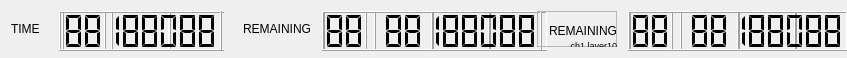
<?xml version="1.0" encoding="UTF-8"?>
<ui version="4.0">
 <class>DurationWidgetCommon</class>
 <widget class="QWidget" name="DurationWidgetCommon">
  <property name="geometry">
   <rect>
    <x>0</x>
    <y>0</y>
    <width>847</width>
    <height>58</height>
   </rect>
  </property>
  <property name="sizePolicy">
   <sizepolicy hsizetype="Preferred" vsizetype="Preferred">
    <horstretch>0</horstretch>
    <verstretch>0</verstretch>
   </sizepolicy>
  </property>
  <property name="minimumSize">
   <size>
    <width>847</width>
    <height>58</height>
   </size>
  </property>
  <layout class="QHBoxLayout" name="horizontalLayout">
   <item>
    <widget class="QLabel" name="label_2">
     <property name="text">
      <string>TIME    </string>
     </property>
     <property name="alignment">
      <set>Qt::AlignRight|Qt::AlignTrailing|Qt::AlignVCenter</set>
     </property>
    </widget>
   </item>
   <item>
    <widget class="QFrame" name="frameDuration_2">
     <property name="enabled">
      <bool>true</bool>
     </property>
     <property name="sizePolicy">
      <sizepolicy hsizetype="Fixed" vsizetype="Fixed">
       <horstretch>0</horstretch>
       <verstretch>0</verstretch>
      </sizepolicy>
     </property>
     <property name="minimumSize">
      <size>
       <width>165</width>
       <height>40</height>
      </size>
     </property>
     <widget class="QLCDNumber" name="lcdNumberShadowMinute_2">
      <property name="geometry">
       <rect>
        <x>52</x>
        <y>0</y>
        <width>60</width>
        <height>40</height>
       </rect>
      </property>
      <property name="sizePolicy">
       <sizepolicy hsizetype="Fixed" vsizetype="Fixed">
        <horstretch>0</horstretch>
        <verstretch>0</verstretch>
       </sizepolicy>
      </property>
      <property name="digitCount">
       <number>2</number>
      </property>
      <property name="segmentStyle">
       <enum>QLCDNumber::Flat</enum>
      </property>
      <property name="value" stdset="0">
       <double>88.000000000000000</double>
      </property>
      <property name="intValue" stdset="0">
       <number>88</number>
      </property>
     </widget>
     <widget class="QLCDNumber" name="lcdNumberShadowHour_2">
      <property name="geometry">
       <rect>
        <x>3</x>
        <y>0</y>
        <width>44</width>
        <height>40</height>
       </rect>
      </property>
      <property name="sizePolicy">
       <sizepolicy hsizetype="Fixed" vsizetype="Fixed">
        <horstretch>0</horstretch>
        <verstretch>0</verstretch>
       </sizepolicy>
      </property>
      <property name="digitCount">
       <number>2</number>
      </property>
      <property name="segmentStyle">
       <enum>QLCDNumber::Flat</enum>
      </property>
      <property name="value" stdset="0">
       <double>88.000000000000000</double>
      </property>
      <property name="intValue" stdset="0">
       <number>88</number>
      </property>
     </widget>
     <widget class="QLCDNumber" name="lcdNumberShadowSecond_2">
      <property name="geometry">
       <rect>
        <x>109</x>
        <y>0</y>
        <width>60</width>
        <height>40</height>
       </rect>
      </property>
      <property name="sizePolicy">
       <sizepolicy hsizetype="Fixed" vsizetype="Fixed">
        <horstretch>0</horstretch>
        <verstretch>0</verstretch>
       </sizepolicy>
      </property>
      <property name="digitCount">
       <number>2</number>
      </property>
      <property name="segmentStyle">
       <enum>QLCDNumber::Flat</enum>
      </property>
      <property name="value" stdset="0">
       <double>88.000000000000000</double>
      </property>
      <property name="intValue" stdset="0">
       <number>88</number>
      </property>
     </widget>
     <widget class="QLCDNumber" name="lcdNumber_2">
      <property name="geometry">
       <rect>
        <x>0</x>
        <y>0</y>
        <width>163</width>
        <height>40</height>
       </rect>
      </property>
      <property name="sizePolicy">
       <sizepolicy hsizetype="Fixed" vsizetype="Fixed">
        <horstretch>0</horstretch>
        <verstretch>0</verstretch>
       </sizepolicy>
      </property>
      <property name="minimumSize">
       <size>
        <width>160</width>
        <height>40</height>
       </size>
      </property>
      <property name="digitCount">
       <number>8</number>
      </property>
      <property name="segmentStyle">
       <enum>QLCDNumber::Flat</enum>
      </property>
      <property name="intValue" stdset="0">
       <number>88888888</number>
      </property>
     </widget>
     <zorder>lcdNumberShadowSecond_2</zorder>
     <zorder>lcdNumberShadowHour_2</zorder>
     <zorder>lcdNumberShadowMinute_2</zorder>
     <zorder>lcdNumber_2</zorder>
    </widget>
   </item>
   <item>
    <spacer name="horizontalSpacer">
     <property name="orientation">
      <enum>Qt::Horizontal</enum>
     </property>
     <property name="sizeType">
      <enum>QSizePolicy::MinimumExpanding</enum>
     </property>
     <property name="sizeHint" stdset="0">
      <size>
       <width>1</width>
       <height>37</height>
      </size>
     </property>
    </spacer>
   </item>
   <item>
    <widget class="QLabel" name="label_3">
     <property name="minimumSize">
      <size>
       <width>80</width>
       <height>0</height>
      </size>
     </property>
     <property name="lineWidth">
      <number>1</number>
     </property>
     <property name="text">
      <string>REMAINING</string>
     </property>
     <property name="alignment">
      <set>Qt::AlignRight|Qt::AlignTrailing|Qt::AlignVCenter</set>
     </property>
    </widget>
   </item>
   <item>
    <spacer name="horizontalSpacer_3">
     <property name="orientation">
      <enum>Qt::Horizontal</enum>
     </property>
     <property name="sizeType">
      <enum>QSizePolicy::Fixed</enum>
     </property>
     <property name="sizeHint" stdset="0">
      <size>
       <width>5</width>
       <height>40</height>
      </size>
     </property>
    </spacer>
   </item>
   <item>
    <widget class="QFrame" name="frameDuration_3">
     <property name="sizePolicy">
      <sizepolicy hsizetype="Fixed" vsizetype="Fixed">
       <horstretch>0</horstretch>
       <verstretch>0</verstretch>
      </sizepolicy>
     </property>
     <property name="minimumSize">
      <size>
       <width>225</width>
       <height>40</height>
      </size>
     </property>
     <widget class="QLCDNumber" name="lcdNumberShadowMinute_3">
      <property name="geometry">
       <rect>
        <x>52</x>
        <y>0</y>
        <width>60</width>
        <height>40</height>
       </rect>
      </property>
      <property name="sizePolicy">
       <sizepolicy hsizetype="Fixed" vsizetype="Fixed">
        <horstretch>0</horstretch>
        <verstretch>0</verstretch>
       </sizepolicy>
      </property>
      <property name="digitCount">
       <number>2</number>
      </property>
      <property name="segmentStyle">
       <enum>QLCDNumber::Flat</enum>
      </property>
      <property name="value" stdset="0">
       <double>88.000000000000000</double>
      </property>
      <property name="intValue" stdset="0">
       <number>88</number>
      </property>
     </widget>
     <widget class="QLCDNumber" name="lcdNumberShadowHour_3">
      <property name="geometry">
       <rect>
        <x>1</x>
        <y>0</y>
        <width>44</width>
        <height>40</height>
       </rect>
      </property>
      <property name="sizePolicy">
       <sizepolicy hsizetype="Fixed" vsizetype="Fixed">
        <horstretch>0</horstretch>
        <verstretch>0</verstretch>
       </sizepolicy>
      </property>
      <property name="digitCount">
       <number>2</number>
      </property>
      <property name="segmentStyle">
       <enum>QLCDNumber::Flat</enum>
      </property>
      <property name="value" stdset="0">
       <double>88.000000000000000</double>
      </property>
      <property name="intValue" stdset="0">
       <number>88</number>
      </property>
     </widget>
     <widget class="QLCDNumber" name="lcdNumberShadowSecond_3">
      <property name="geometry">
       <rect>
        <x>109</x>
        <y>0</y>
        <width>60</width>
        <height>40</height>
       </rect>
      </property>
      <property name="sizePolicy">
       <sizepolicy hsizetype="Fixed" vsizetype="Fixed">
        <horstretch>0</horstretch>
        <verstretch>0</verstretch>
       </sizepolicy>
      </property>
      <property name="digitCount">
       <number>2</number>
      </property>
      <property name="segmentStyle">
       <enum>QLCDNumber::Flat</enum>
      </property>
      <property name="value" stdset="0">
       <double>88.000000000000000</double>
      </property>
      <property name="intValue" stdset="0">
       <number>88</number>
      </property>
     </widget>
     <widget class="QLCDNumber" name="lcdNumberShadowMillisecond_3">
      <property name="geometry">
       <rect>
        <x>166</x>
        <y>0</y>
        <width>60</width>
        <height>40</height>
       </rect>
      </property>
      <property name="sizePolicy">
       <sizepolicy hsizetype="Fixed" vsizetype="Fixed">
        <horstretch>0</horstretch>
        <verstretch>0</verstretch>
       </sizepolicy>
      </property>
      <property name="digitCount">
       <number>2</number>
      </property>
      <property name="segmentStyle">
       <enum>QLCDNumber::Flat</enum>
      </property>
      <property name="value" stdset="0">
       <double>88.000000000000000</double>
      </property>
      <property name="intValue" stdset="0">
       <number>88</number>
      </property>
     </widget>
     <widget class="QLCDNumber" name="lcdNumber_3">
      <property name="geometry">
       <rect>
        <x>0</x>
        <y>0</y>
        <width>220</width>
        <height>40</height>
       </rect>
      </property>
      <property name="sizePolicy">
       <sizepolicy hsizetype="Fixed" vsizetype="Fixed">
        <horstretch>0</horstretch>
        <verstretch>0</verstretch>
       </sizepolicy>
      </property>
      <property name="minimumSize">
       <size>
        <width>220</width>
        <height>40</height>
       </size>
      </property>
      <property name="digitCount">
       <number>11</number>
      </property>
      <property name="segmentStyle">
       <enum>QLCDNumber::Flat</enum>
      </property>
      <property name="intValue" stdset="0">
       <number>888888888</number>
      </property>
     </widget>
    </widget>
   </item>
   <item>
    <spacer name="horizontalSpacer_2">
     <property name="orientation">
      <enum>Qt::Horizontal</enum>
     </property>
     <property name="sizeType">
      <enum>QSizePolicy::MinimumExpanding</enum>
     </property>
     <property name="sizeHint" stdset="0">
      <size>
       <width>1</width>
       <height>40</height>
      </size>
     </property>
    </spacer>
   </item>
   <item>
    <widget class="QFrame" name="frame_3">
     <property name="sizePolicy">
      <sizepolicy hsizetype="Preferred" vsizetype="Preferred">
       <horstretch>0</horstretch>
       <verstretch>0</verstretch>
      </sizepolicy>
     </property>
     <property name="minimumSize">
      <size>
       <width>80</width>
       <height>0</height>
      </size>
     </property>
     <property name="frameShape">
      <enum>QFrame::StyledPanel</enum>
     </property>
     <property name="frameShadow">
      <enum>QFrame::Raised</enum>
     </property>
     <widget class="QLabel" name="label_4">
      <property name="geometry">
       <rect>
        <x>0</x>
        <y>0</y>
        <width>80</width>
        <height>40</height>
       </rect>
      </property>
      <property name="minimumSize">
       <size>
        <width>80</width>
        <height>20</height>
       </size>
      </property>
      <property name="text">
       <string>REMAINING</string>
      </property>
      <property name="alignment">
       <set>Qt::AlignRight|Qt::AlignTrailing|Qt::AlignVCenter</set>
      </property>
     </widget>
     <widget class="QLabel" name="label_5">
      <property name="geometry">
       <rect>
        <x>20</x>
        <y>30</y>
        <width>60</width>
        <height>10</height>
       </rect>
      </property>
      <property name="minimumSize">
       <size>
        <width>60</width>
        <height>10</height>
       </size>
      </property>
      <property name="font">
       <font>
        <pointsize>7</pointsize>
       </font>
      </property>
      <property name="text">
       <string>ch1 layer10</string>
      </property>
      <property name="alignment">
       <set>Qt::AlignBottom|Qt::AlignRight|Qt::AlignTrailing</set>
      </property>
     </widget>
    </widget>
   </item>
   <item>
    <spacer name="horizontalSpacer_4">
     <property name="orientation">
      <enum>Qt::Horizontal</enum>
     </property>
     <property name="sizeType">
      <enum>QSizePolicy::Fixed</enum>
     </property>
     <property name="sizeHint" stdset="0">
      <size>
       <width>5</width>
       <height>40</height>
      </size>
     </property>
    </spacer>
   </item>
   <item>
    <widget class="QFrame" name="frameDuration_4">
     <property name="sizePolicy">
      <sizepolicy hsizetype="Fixed" vsizetype="Fixed">
       <horstretch>0</horstretch>
       <verstretch>0</verstretch>
      </sizepolicy>
     </property>
     <property name="minimumSize">
      <size>
       <width>225</width>
       <height>40</height>
      </size>
     </property>
     <widget class="QLCDNumber" name="lcdNumberShadowMinute_4">
      <property name="geometry">
       <rect>
        <x>52</x>
        <y>0</y>
        <width>60</width>
        <height>40</height>
       </rect>
      </property>
      <property name="sizePolicy">
       <sizepolicy hsizetype="Fixed" vsizetype="Fixed">
        <horstretch>0</horstretch>
        <verstretch>0</verstretch>
       </sizepolicy>
      </property>
      <property name="digitCount">
       <number>2</number>
      </property>
      <property name="segmentStyle">
       <enum>QLCDNumber::Flat</enum>
      </property>
      <property name="value" stdset="0">
       <double>88.000000000000000</double>
      </property>
      <property name="intValue" stdset="0">
       <number>88</number>
      </property>
     </widget>
     <widget class="QLCDNumber" name="lcdNumberShadowHour_4">
      <property name="geometry">
       <rect>
        <x>1</x>
        <y>0</y>
        <width>44</width>
        <height>40</height>
       </rect>
      </property>
      <property name="sizePolicy">
       <sizepolicy hsizetype="Fixed" vsizetype="Fixed">
        <horstretch>0</horstretch>
        <verstretch>0</verstretch>
       </sizepolicy>
      </property>
      <property name="digitCount">
       <number>2</number>
      </property>
      <property name="segmentStyle">
       <enum>QLCDNumber::Flat</enum>
      </property>
      <property name="value" stdset="0">
       <double>88.000000000000000</double>
      </property>
      <property name="intValue" stdset="0">
       <number>88</number>
      </property>
     </widget>
     <widget class="QLCDNumber" name="lcdNumberShadowSecond_4">
      <property name="geometry">
       <rect>
        <x>109</x>
        <y>0</y>
        <width>60</width>
        <height>40</height>
       </rect>
      </property>
      <property name="sizePolicy">
       <sizepolicy hsizetype="Fixed" vsizetype="Fixed">
        <horstretch>0</horstretch>
        <verstretch>0</verstretch>
       </sizepolicy>
      </property>
      <property name="digitCount">
       <number>2</number>
      </property>
      <property name="segmentStyle">
       <enum>QLCDNumber::Flat</enum>
      </property>
      <property name="value" stdset="0">
       <double>88.000000000000000</double>
      </property>
      <property name="intValue" stdset="0">
       <number>88</number>
      </property>
     </widget>
     <widget class="QLCDNumber" name="lcdNumberShadowMillisecond_4">
      <property name="geometry">
       <rect>
        <x>166</x>
        <y>0</y>
        <width>60</width>
        <height>40</height>
       </rect>
      </property>
      <property name="sizePolicy">
       <sizepolicy hsizetype="Fixed" vsizetype="Fixed">
        <horstretch>0</horstretch>
        <verstretch>0</verstretch>
       </sizepolicy>
      </property>
      <property name="digitCount">
       <number>2</number>
      </property>
      <property name="segmentStyle">
       <enum>QLCDNumber::Flat</enum>
      </property>
      <property name="value" stdset="0">
       <double>88.000000000000000</double>
      </property>
      <property name="intValue" stdset="0">
       <number>88</number>
      </property>
     </widget>
     <widget class="QLCDNumber" name="lcdNumber_4">
      <property name="geometry">
       <rect>
        <x>0</x>
        <y>0</y>
        <width>220</width>
        <height>40</height>
       </rect>
      </property>
      <property name="sizePolicy">
       <sizepolicy hsizetype="Fixed" vsizetype="Fixed">
        <horstretch>0</horstretch>
        <verstretch>0</verstretch>
       </sizepolicy>
      </property>
      <property name="minimumSize">
       <size>
        <width>220</width>
        <height>40</height>
       </size>
      </property>
      <property name="digitCount">
       <number>11</number>
      </property>
      <property name="segmentStyle">
       <enum>QLCDNumber::Flat</enum>
      </property>
      <property name="intValue" stdset="0">
       <number>888888888</number>
      </property>
     </widget>
    </widget>
   </item>
  </layout>
  <zorder>frame_3</zorder>
  <zorder>frameDuration_3</zorder>
  <zorder>label_3</zorder>
  <zorder>frameDuration_4</zorder>
  <zorder>label_2</zorder>
  <zorder>frameDuration_2</zorder>
  <zorder>horizontalSpacer</zorder>
  <zorder>horizontalSpacer_2</zorder>
  <zorder>horizontalSpacer_3</zorder>
  <zorder>horizontalSpacer_4</zorder>
 </widget>
 <resources/>
 <connections/>
</ui>
